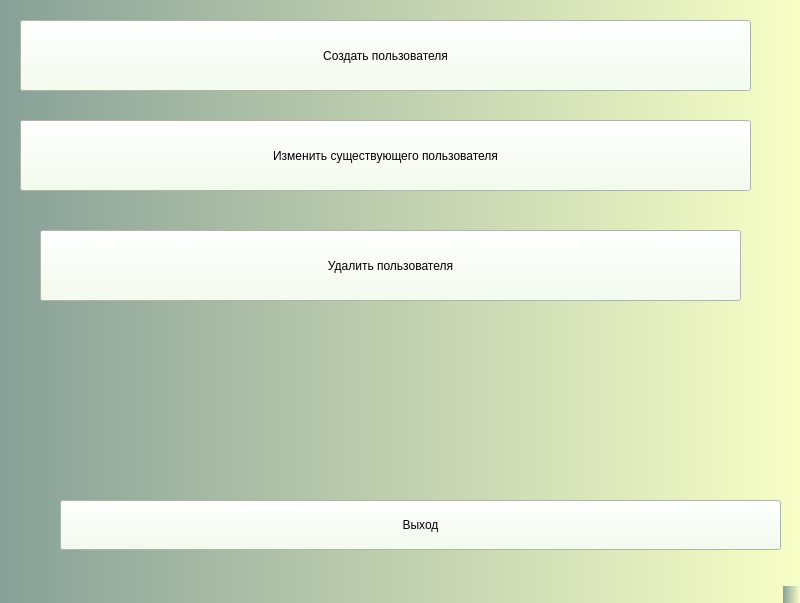
<?xml version="1.0" encoding="UTF-8"?>
<ui version="4.0">
 <class>UserMenu</class>
 <widget class="QMainWindow" name="UserMenu">
  <property name="geometry">
   <rect>
    <x>0</x>
    <y>0</y>
    <width>800</width>
    <height>603</height>
   </rect>
  </property>
  <property name="windowTitle">
   <string>MainWindow</string>
  </property>
  <property name="styleSheet">
   <string notr="true">background:qlineargradient(spread:repeat, x1:0, y1:0, x2:1, y2:0, stop:0 rgba(83, 160, 81, 255), stop:1 rgba(255, 120, 161, 255))qlineargradient(spread:repeat, x1:0, y1:0, x2:1, y2:0, stop:0 rgba(136, 160, 152, 255), stop:1 rgba(248, 255, 198, 255))</string>
  </property>
  <widget class="QWidget" name="centralwidget">
   <widget class="QPushButton" name="pushButton_Exit">
    <property name="geometry">
     <rect>
      <x>60</x>
      <y>500</y>
      <width>721</width>
      <height>50</height>
     </rect>
    </property>
    <property name="minimumSize">
     <size>
      <width>0</width>
      <height>50</height>
     </size>
    </property>
    <property name="styleSheet">
     <string notr="true">background:rgb(243, 255, 234);</string>
    </property>
    <property name="text">
     <string>Выход</string>
    </property>
   </widget>
   <widget class="QPushButton" name="pushButtonCreateUser">
    <property name="geometry">
     <rect>
      <x>20</x>
      <y>20</y>
      <width>731</width>
      <height>71</height>
     </rect>
    </property>
    <property name="styleSheet">
     <string notr="true">background:rgb(243, 255, 234);</string>
    </property>
    <property name="text">
     <string>Создать пользователя</string>
    </property>
   </widget>
   <widget class="QPushButton" name="pushButtonChangeUser">
    <property name="geometry">
     <rect>
      <x>20</x>
      <y>120</y>
      <width>731</width>
      <height>71</height>
     </rect>
    </property>
    <property name="styleSheet">
     <string notr="true">background:rgb(243, 255, 234);</string>
    </property>
    <property name="text">
     <string>Изменить существующего пользователя</string>
    </property>
   </widget>
   <widget class="QPushButton" name="pushButtonDeleteUser">
    <property name="geometry">
     <rect>
      <x>40</x>
      <y>230</y>
      <width>701</width>
      <height>71</height>
     </rect>
    </property>
    <property name="styleSheet">
     <string notr="true">background:rgb(243, 255, 234);</string>
    </property>
    <property name="text">
     <string>Удалить пользователя</string>
    </property>
   </widget>
  </widget>
  <widget class="QMenuBar" name="menubar">
   <property name="geometry">
    <rect>
     <x>0</x>
     <y>0</y>
     <width>800</width>
     <height>21</height>
    </rect>
   </property>
  </widget>
  <widget class="QStatusBar" name="statusbar"/>
 </widget>
 <resources/>
 <connections/>
</ui>
